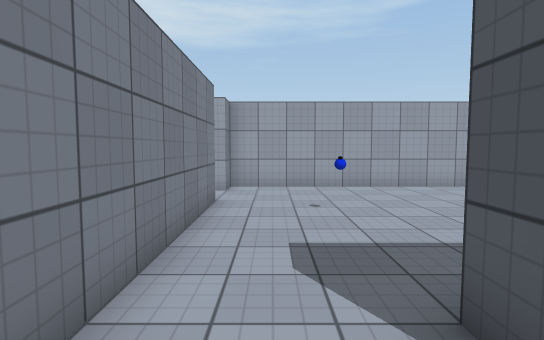
view 1 (above)

16 first-person views from a walk through a 3-D level made in the Unity game engine. The camera is 1.4 m above the floor, tilts 4° down and sees 80° across. Doors are open. The floor is counted in squares, 1 m on a side. Each view is taken from the middle of a square. On the plan, view 1 faces up. The plan holds only what a view shows up to about 15 squares ahead; the rest is blank. The player is left out. Surface patterns are stand-ins for the level's own textures.

view 2
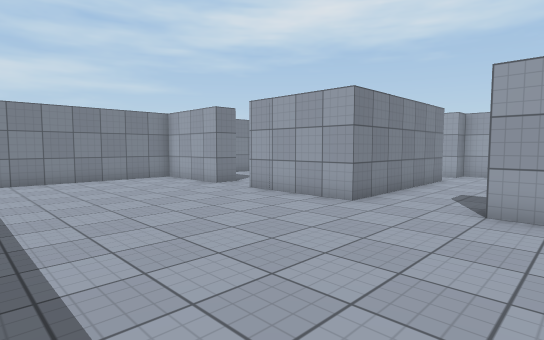

view 3
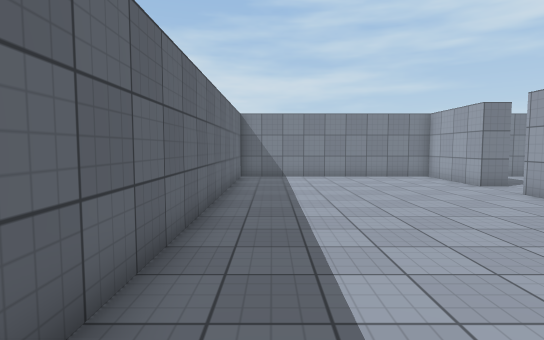

view 4
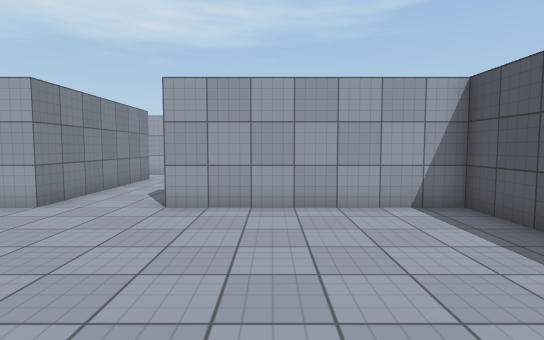

view 5
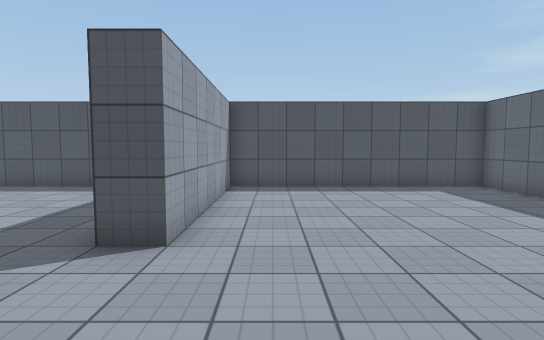

view 6
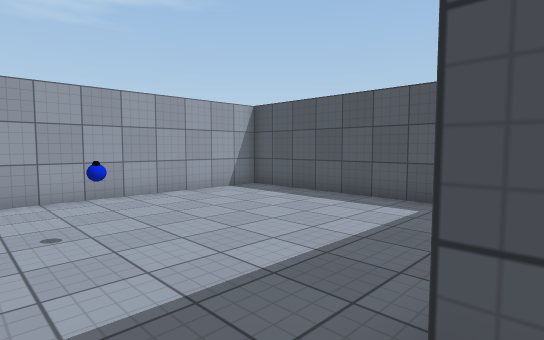

view 7
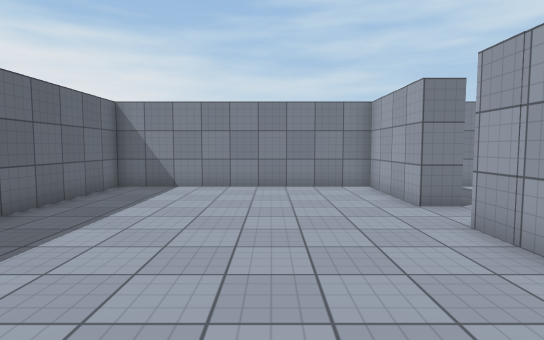

view 8
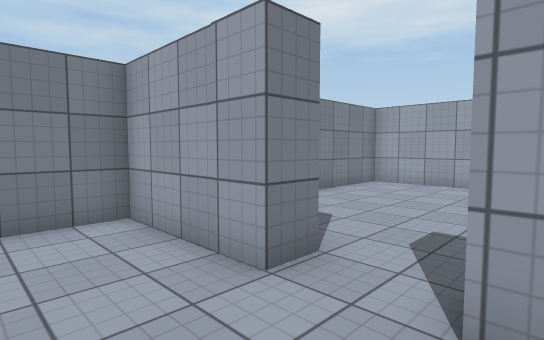

view 9
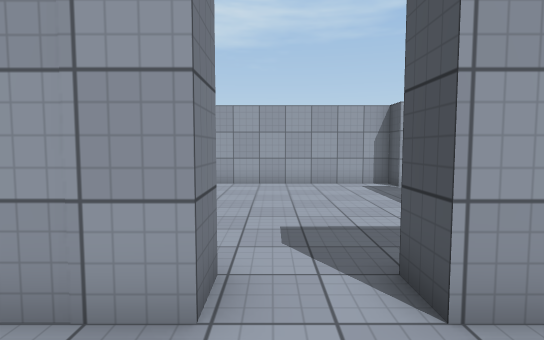

view 10
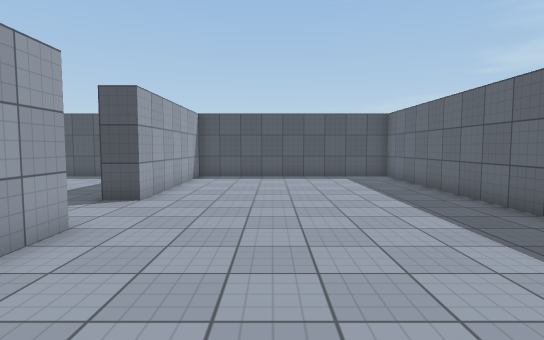

view 11
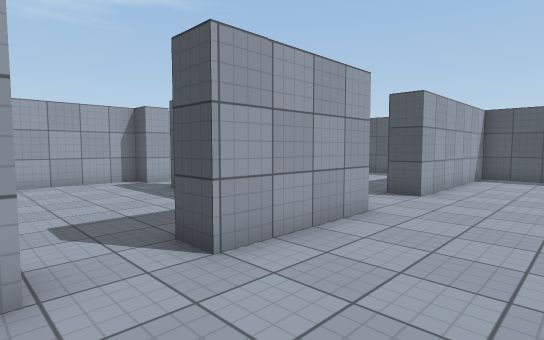

view 12
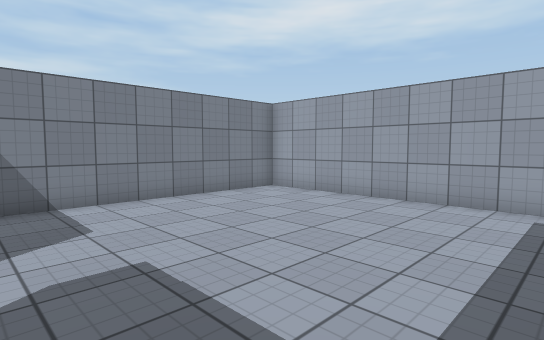

view 13
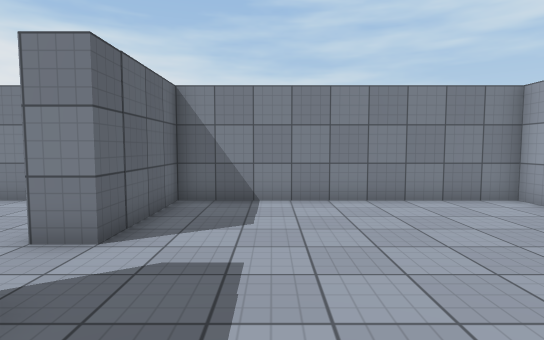

view 14
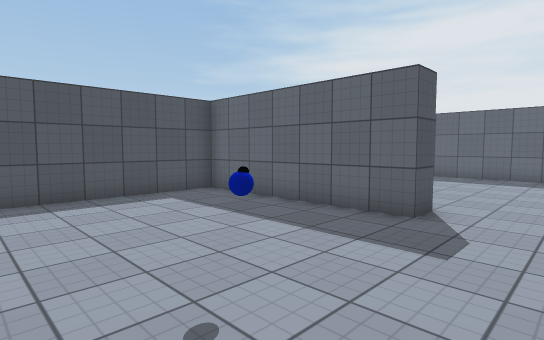

view 15
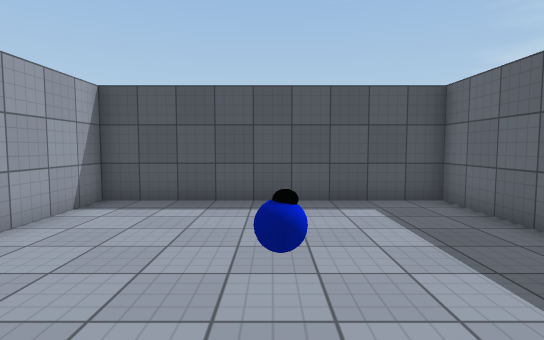

view 16
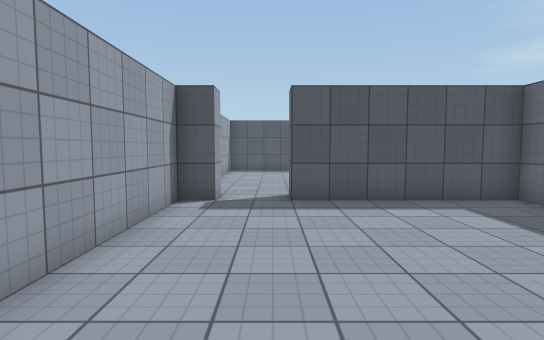

### Floor plan
Ten units are one square. View 1 is at (0, 0); x grows to the right and y downward. Boxes are objects, and circles mark ways between rooms. Rooms are numbered by the first view taken in them; rooms with no view inside come last. Other rooms are left out.
<svg viewBox="-120 -120 210 200">
<path fill="none" stroke="#000" d="M-15 -15 -56 -15M-76 -15 -115 -15 -115 75 85 75 85 -15 15 -15M-15 -85 -15 -15M15 -15 15 -25 85 -25 85 -115 -15 -115 -15 -105M-25 -105 -25 -115 -115 -115 -115 -25 -76 -25M-34 -25 -25 -25 -25 -85"/>
<rect x="5" y="-75" width="10" height="10" fill="#bbb"><title>other object</title></rect>
<circle cx="0" cy="-17" r="3" fill="#2a7"/>
<circle cx="-65" cy="-20" r="3" fill="#2a7"/>
<circle cx="-20" cy="-95" r="3" fill="#2a7"/>
<text x="-20" y="30">1</text>
<text x="30" y="-70">2</text>
<text x="-70" y="-70">3</text>
</svg>
Room 1 opens to room 2. Room 1 opens to room 3. Room 2 opens to room 3.

Where each view was taken, in squares from view 1:
view 1: 0 up, 0 right, facing up
view 2: 6 down, 3 right, facing up-left
view 3: 6 down, 4 right, facing left
view 4: 6 down, 4 right, facing up
view 5: 0 up, 3 left, facing right
view 6: 2 up, 0 right, facing up-right
view 7: 2 down, 0 right, facing left
view 8: 1 down, 5 left, facing up-left
view 9: 1 down, 7 left, facing up
view 10: 2 down, 7 left, facing right
view 11: 2 down, 8 left, facing up-right
view 12: 3 up, 3 left, facing up-left
view 13: 5 up, 3 left, facing left
view 14: 9 up, 1 left, facing down-right
view 15: 7 up, 0 right, facing right
view 16: 9 up, 11 left, facing right
